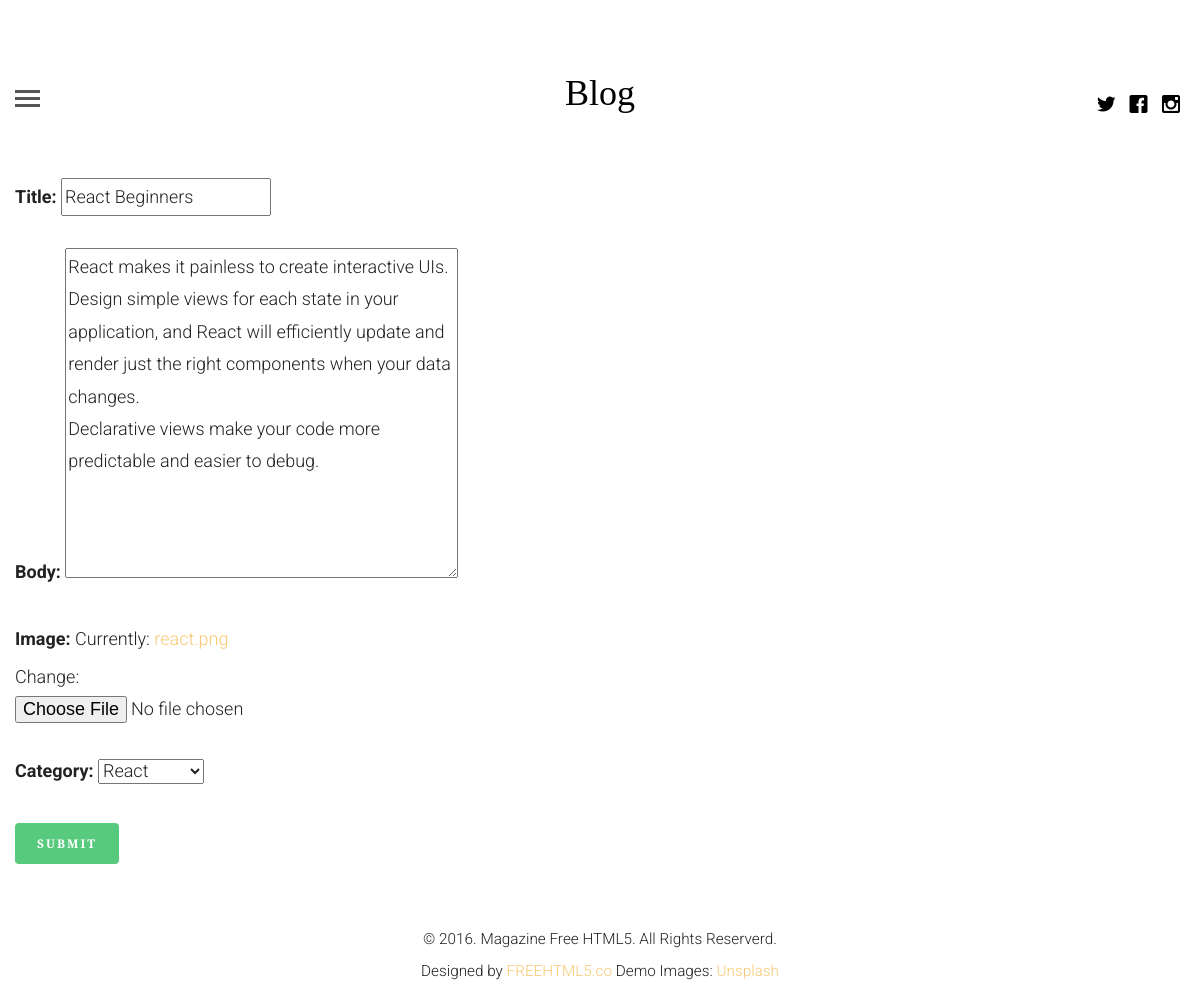
Before: /update/2 (signed in) with the older database file.
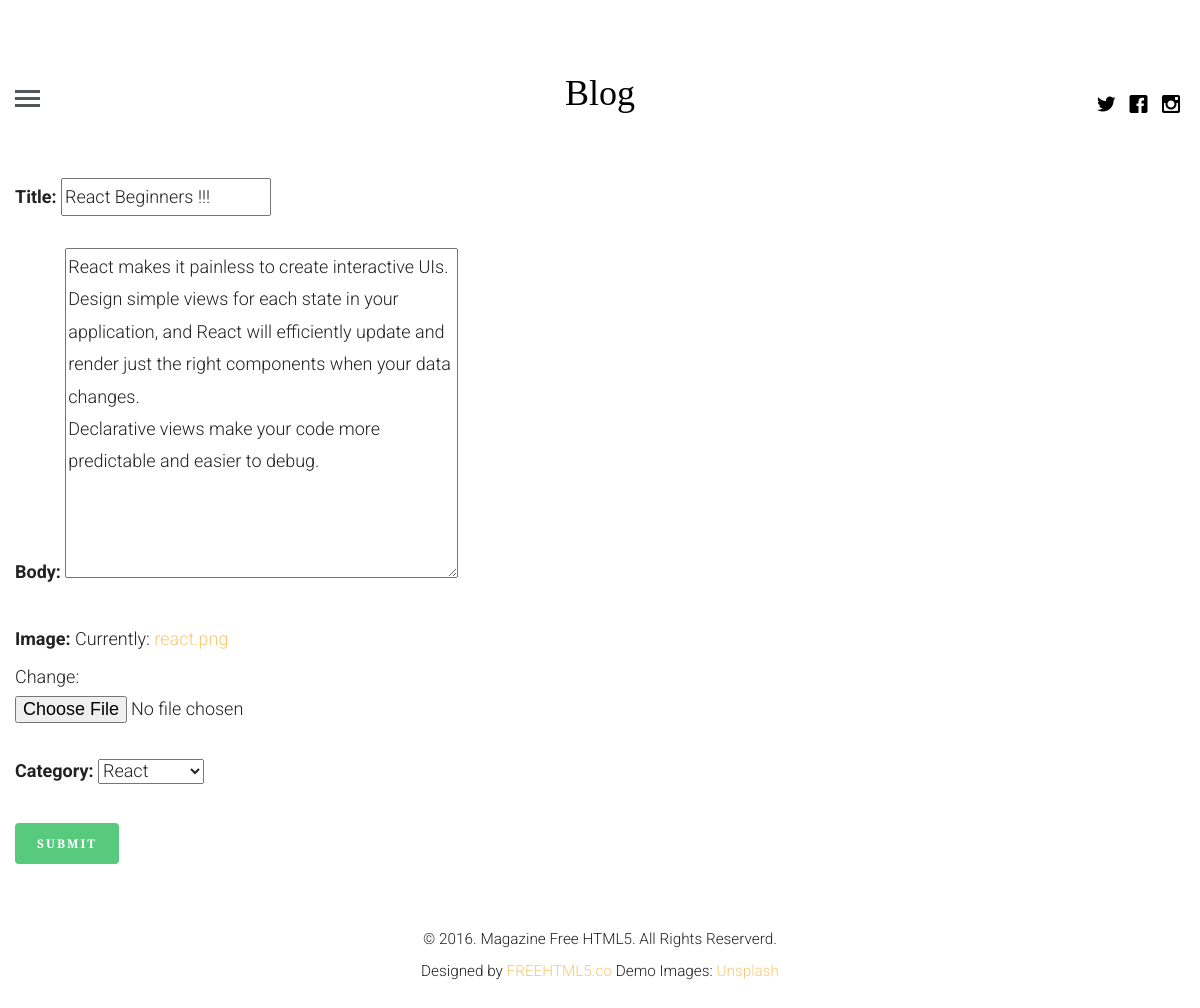
After: the same page with the newer database file.
### BlogApp/models.py (models this page shows, shortened)
class article(models.Model):
    article_author = models.ForeignKey(author, on_delete=models.CASCADE)
    title = models.CharField(max_length=200)
    body = RichTextUploadingField()
    image = models.FileField()
    publish_date = models.DateTimeField(auto_now=False, auto_now_add=True)
    update_date = models.DateTimeField(auto_now=True, auto_now_add=False)
    category = models.ForeignKey(category, on_delete=models.CASCADE)

### BlogApp/views.py (the view)
# urls.py: path('update/<int:id>', views.updateView, name="update"),
def updateView(request, id):
    if request.user.is_authenticated:
        u = get_object_or_404(author, name=request.user.id)
        post = get_object_or_404(article, id=id)
        form = createForm(request.POST or None, request.FILES or None, instance=post)
        if form.is_valid():
            instance = form.save(commit=False)
            instance.article_author = u
            instance.save()
            messages.success(request, 'Article updated successfully !!')
            return redirect('user')
        return render(request,'create.html',{'form':form})
    else:
        return redirect('login')

### BlogApp/forms.py
class createForm(forms.ModelForm):
    class Meta:
        model=article
        fields=[
            'title',
            'body',
            'image',
            'category',
        ]

### BlogApp/models.py (called while the page is built)
    def __str__(self):
        return self.name

### templates/create.html (shortened to what this page needs)
{% extends 'base.html' %}
{% load static %}
{% block content %}
<div class="container-fluid">
    <form action="" method="POST" enctype="multipart/form-data">
        {{ form.as_p }}
        <button class="btn btn-success">Submit</button>
    </form>
</div>
{% endblock %}

Changed rows visible on the page:
changed article "React": title "React Beginners" → "React Beginners !!!"
